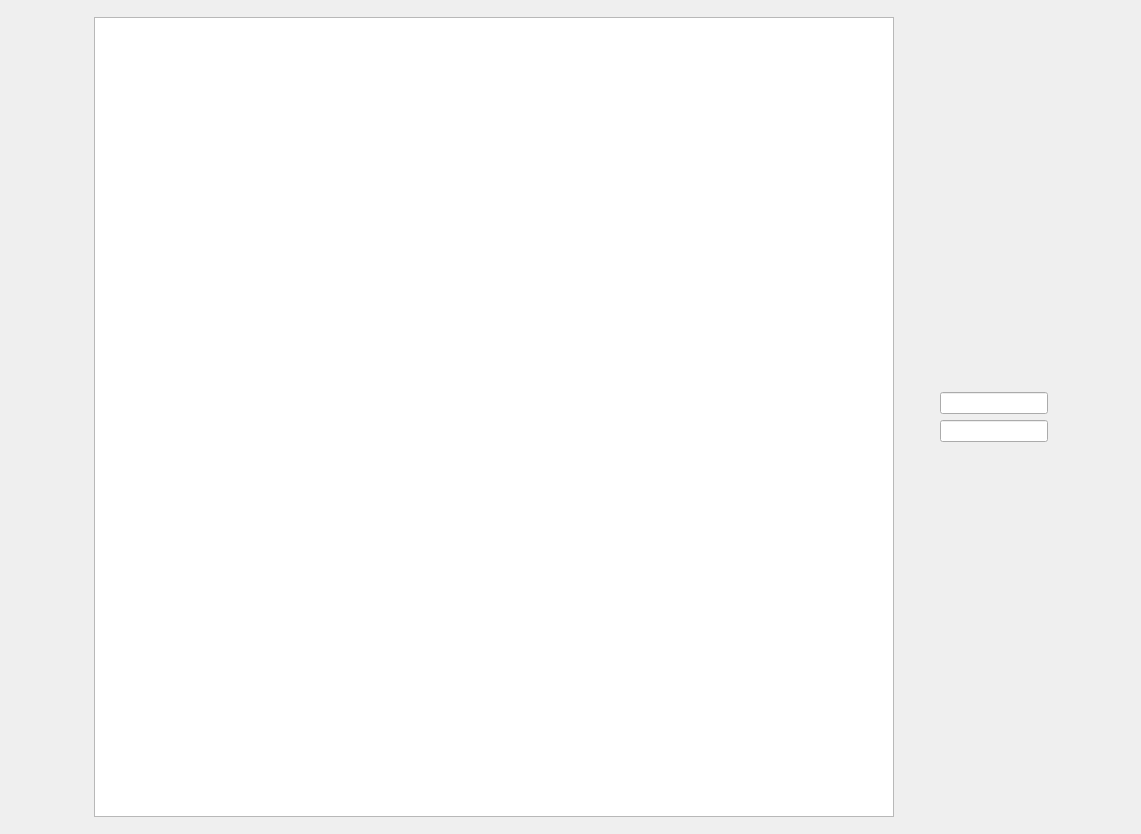
<?xml version="1.0" encoding="UTF-8"?>
<ui version="4.0">
 <class>PictureService</class>
 <widget class="QWidget" name="PictureService">
  <property name="geometry">
   <rect>
    <x>0</x>
    <y>0</y>
    <width>1141</width>
    <height>834</height>
   </rect>
  </property>
  <property name="windowTitle">
   <string>PictureService</string>
  </property>
  <layout class="QGridLayout" name="gridLayout">
   <item row="0" column="1">
    <spacer name="verticalSpacer">
     <property name="orientation">
      <enum>Qt::Vertical</enum>
     </property>
     <property name="sizeHint" stdset="0">
      <size>
       <width>20</width>
       <height>40</height>
      </size>
     </property>
    </spacer>
   </item>
   <item row="1" column="1">
    <widget class="QTableWidget" name="nonogram">
     <property name="enabled">
      <bool>true</bool>
     </property>
     <property name="sizePolicy">
      <sizepolicy hsizetype="Expanding" vsizetype="Expanding">
       <horstretch>0</horstretch>
       <verstretch>0</verstretch>
      </sizepolicy>
     </property>
     <property name="minimumSize">
      <size>
       <width>800</width>
       <height>800</height>
      </size>
     </property>
     <property name="maximumSize">
      <size>
       <width>5000</width>
       <height>5000</height>
      </size>
     </property>
     <property name="verticalScrollBarPolicy">
      <enum>Qt::ScrollBarAlwaysOff</enum>
     </property>
     <property name="horizontalScrollBarPolicy">
      <enum>Qt::ScrollBarAlwaysOff</enum>
     </property>
     <property name="sizeAdjustPolicy">
      <enum>QAbstractScrollArea::AdjustToContents</enum>
     </property>
     <attribute name="horizontalHeaderVisible">
      <bool>false</bool>
     </attribute>
     <attribute name="horizontalHeaderHighlightSections">
      <bool>true</bool>
     </attribute>
     <attribute name="verticalHeaderVisible">
      <bool>false</bool>
     </attribute>
     <attribute name="verticalHeaderHighlightSections">
      <bool>true</bool>
     </attribute>
    </widget>
   </item>
   <item row="1" column="4">
    <spacer name="horizontalSpacer_2">
     <property name="orientation">
      <enum>Qt::Horizontal</enum>
     </property>
     <property name="sizeType">
      <enum>QSizePolicy::Expanding</enum>
     </property>
     <property name="sizeHint" stdset="0">
      <size>
       <width>40</width>
       <height>20</height>
      </size>
     </property>
    </spacer>
   </item>
   <item row="1" column="3">
    <layout class="QVBoxLayout" name="verticalLayout">
     <property name="sizeConstraint">
      <enum>QLayout::SetFixedSize</enum>
     </property>
     <item>
      <spacer name="verticalSpacer_3">
       <property name="orientation">
        <enum>Qt::Vertical</enum>
       </property>
       <property name="sizeHint" stdset="0">
        <size>
         <width>20</width>
         <height>40</height>
        </size>
       </property>
      </spacer>
     </item>
     <item>
      <widget class="QLineEdit" name="timer">
       <property name="sizePolicy">
        <sizepolicy hsizetype="Fixed" vsizetype="Fixed">
         <horstretch>0</horstretch>
         <verstretch>0</verstretch>
        </sizepolicy>
       </property>
      </widget>
     </item>
     <item>
      <widget class="QLineEdit" name="mistakes">
       <property name="sizePolicy">
        <sizepolicy hsizetype="Fixed" vsizetype="Fixed">
         <horstretch>0</horstretch>
         <verstretch>0</verstretch>
        </sizepolicy>
       </property>
      </widget>
     </item>
     <item>
      <spacer name="verticalSpacer_4">
       <property name="orientation">
        <enum>Qt::Vertical</enum>
       </property>
       <property name="sizeHint" stdset="0">
        <size>
         <width>20</width>
         <height>40</height>
        </size>
       </property>
      </spacer>
     </item>
    </layout>
   </item>
   <item row="1" column="0">
    <spacer name="horizontalSpacer">
     <property name="orientation">
      <enum>Qt::Horizontal</enum>
     </property>
     <property name="sizeHint" stdset="0">
      <size>
       <width>40</width>
       <height>20</height>
      </size>
     </property>
    </spacer>
   </item>
   <item row="2" column="1">
    <spacer name="verticalSpacer_2">
     <property name="orientation">
      <enum>Qt::Vertical</enum>
     </property>
     <property name="sizeHint" stdset="0">
      <size>
       <width>20</width>
       <height>40</height>
      </size>
     </property>
    </spacer>
   </item>
   <item row="1" column="2">
    <spacer name="horizontalSpacer_3">
     <property name="orientation">
      <enum>Qt::Horizontal</enum>
     </property>
     <property name="sizeType">
      <enum>QSizePolicy::Minimum</enum>
     </property>
     <property name="sizeHint" stdset="0">
      <size>
       <width>40</width>
       <height>20</height>
      </size>
     </property>
    </spacer>
   </item>
  </layout>
 </widget>
 <resources/>
 <connections/>
</ui>
